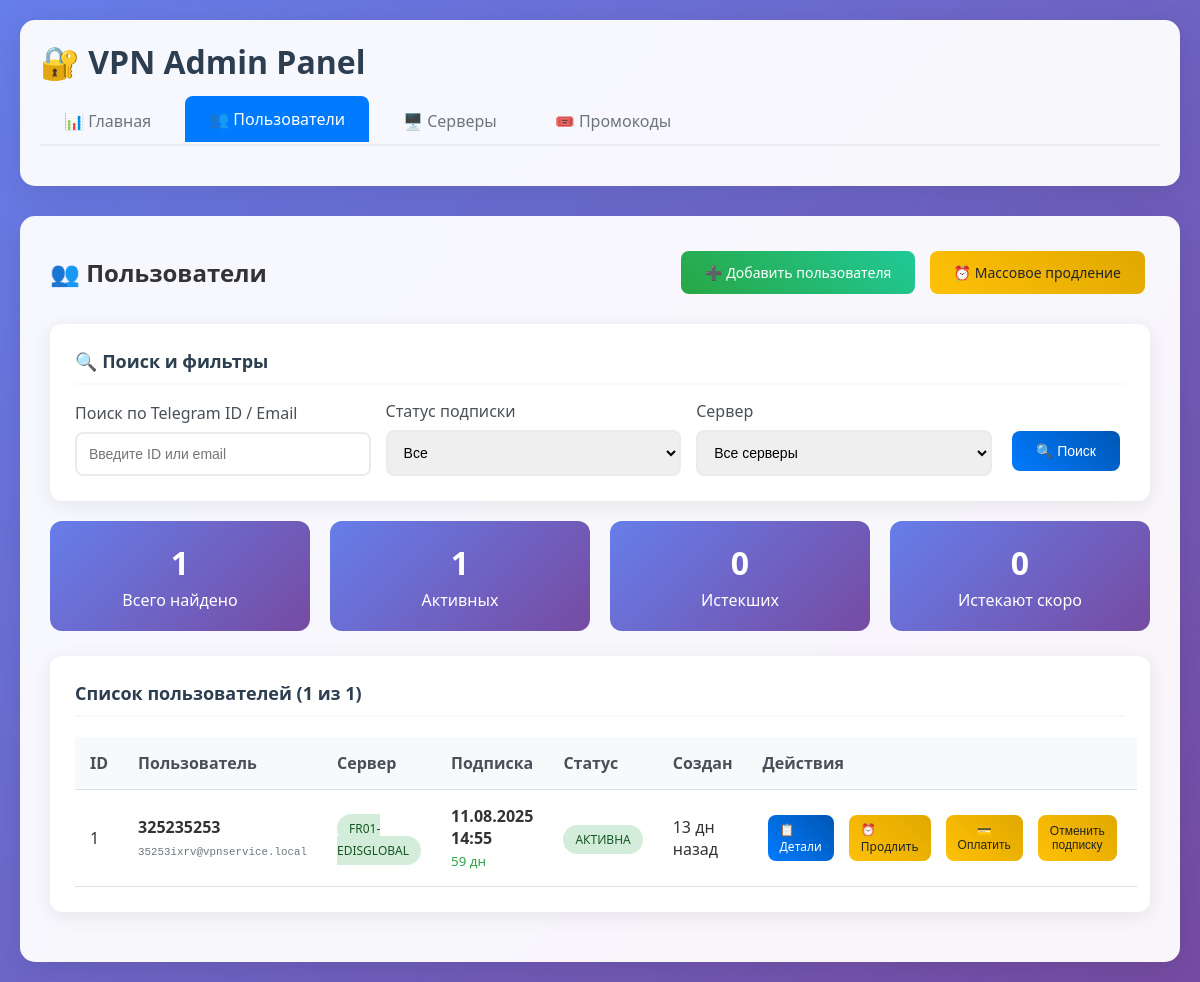
Before: /admin/users with the older database file.
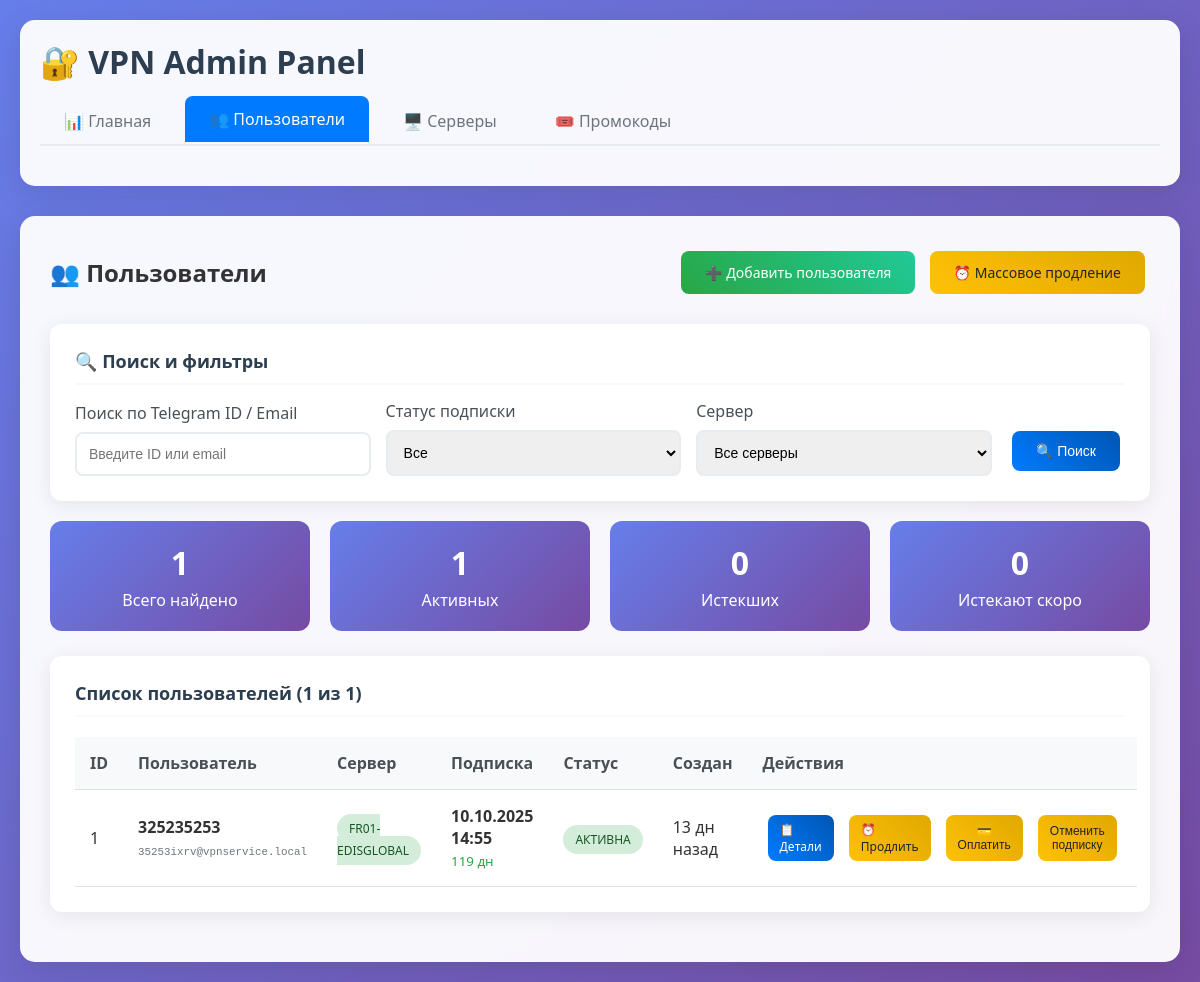
After: the same page with the newer database file.
### tables this page shows
CREATE TABLE users (id INTEGER PRIMARY KEY AUTOINCREMENT, telegram_id TEXT NOT NULL UNIQUE, email TEXT NOT NULL UNIQUE, uuid TEXT NOT NULL UNIQUE, server_id INTEGER, subscription_end TIMESTAMP NOT NULL, is_active BOOLEAN DEFAULT "TRUE", created_at TIMESTAMP DEFAULT CURRENT_TIMESTAMP, updated_at TIMESTAMP DEFAULT CURRENT_TIMESTAMP, is_refuse_payment BOOLEAN DEFAULT "FALSE", FOREIGN KEY (server_id) REFERENCES servers (id));

CREATE TABLE servers (
                    id INTEGER PRIMARY KEY AUTOINCREMENT,
                    name TEXT NOT NULL UNIQUE,
                    domain TEXT NOT NULL,
                    api_url TEXT NOT NULL,
                    api_token TEXT NOT NULL,
                    is_active BOOLEAN DEFAULT TRUE,
                    created_at TIMESTAMP DEFAULT CURRENT_TIMESTAMP
                );

### admin_routes.py (the view)
@admin_bp.route('/users')
def users_list():
    page = request.args.get('page', 1, type=int)
    per_page = 20
    search = request.args.get('search', '')
    status_filter = request.args.get('status', '')
    server_filter = request.args.get('server', '')
    try:
        with db_manager.get_connection() as conn:
            cursor = conn.cursor()
            where_conditions = []
            params = []
            if search:
                where_conditions.append("(u.telegram_id LIKE ? OR u.email LIKE ?)")
                params.extend([f'%{search}%', f'%{search}%'])
            if status_filter == 'active':
                where_conditions.append("u.subscription_end > ?")
                params.append(datetime.now())
            elif status_filter == 'expired':
                where_conditions.append("u.subscription_end <= ?")
                params.append(datetime.now())
            if server_filter:
                where_conditions.append("u.server_id = ?")
                params.append(server_filter)
            where_clause = " AND ".join(where_conditions)
            if where_clause:
                where_clause = "WHERE " + where_clause
            count_query = f"""
                SELECT COUNT(*) FROM users u
                LEFT JOIN servers s ON u.server_id = s.id
                {where_clause}
            """
            cursor.execute(count_query, params)
            total = cursor.fetchone()[0]
            offset = (page - 1) * per_page
            users_query = f"""
                SELECT u.*, s.name as server_name, s.domain as server_domain
                FROM users u
                LEFT JOIN servers s ON u.server_id = s.id
                {where_clause}
                ORDER BY u.created_at DESC
                LIMIT ? OFFSET ?
            """
            cursor.execute(users_query, params + [per_page, offset])
            users = cursor.fetchall()
            now = datetime.now()
            users_with_time = []
            for user in users:
                user_dict = dict(user)
                user_dict['is_subscription_active'] = user_dict['subscription_end'] > now
                user_dict['time_left_seconds'] = max(0, int((user_dict['subscription_end'] - now).total_seconds()))
                users_with_time.append(user_dict)
            cursor.execute("SELECT COUNT(*) FROM users WHERE subscription_end > ?", (now,))
            active_count = cursor.fetchone()[0]
            cursor.execute("SELECT COUNT(*) FROM users WHERE subscription_end <= ?", (now,))
            expired_count = cursor.fetchone()[0]
            tomorrow = now + timedelta(hours=24)
            cursor.execute("SELECT COUNT(*) FROM users WHERE subscription_end BETWEEN ? AND ?", (now, tomorrow))
            expiring_soon = cursor.fetchone()[0]
            cursor.execute("SELECT id, name FROM servers WHERE is_active = TRUE ORDER BY name")
            servers = cursor.fetchall()
        pages = math.ceil(total / per_page)
        pagination = {
            'page': page,
            'pages': pages,
            'per_page': per_page,
            'total': total,
            'has_prev': page > 1,
            'has_next': page < pages,
            'prev_num': page - 1 if page > 1 else None,
            'next_num': page + 1 if page < pages else None,
            'iter_pages': lambda: range(max(1, page - 2), min(pages + 1, page + 3))
        }
        users_stats = {
            'active_count': active_count,
            'expired_count': expired_count,
            'expiring_soon': expiring_soon
        }
        return render_template('users/list.html',
                               users=users_with_time,
                               pagination=pagination,
                               users_stats=users_stats,
                               servers=servers)
    except Exception as e:
        logger.error(f"Ошибка загрузки пользователей: {e}")
        flash(f'Ошибка загрузки пользователей: {str(e)}', 'error')
        return render_template('users/list.html', users=[], pagination={}, users_stats={}, servers=[])

### admin_routes.py (called while the page is built)
@admin_bp.context_processor
def utility_processor():
    return {
        'datetime': datetime,
        'timedelta': timedelta,
        'seconds_to_human_readable': seconds_to_human_readable,
        'current_time': datetime.now()
    }

### database/connection.py (called while the page is built, shortened)
    def _setup_adapters(self):
        def adapt_datetime(dt):
            return dt.strftime('%Y-%m-%d %H:%M:%S.%f')
        def convert_datetime(s):
            try:
                return datetime.strptime(s.decode('utf-8'), '%Y-%m-%d %H:%M:%S.%f')
            except ValueError:
                try:
                    return datetime.strptime(s.decode('utf-8'), '%Y-%m-%d %H:%M:%S')
                except:
                    return datetime.now()
        sqlite3.register_adapter(datetime, adapt_datetime)
        sqlite3.register_converter("timestamp", convert_datetime)

    @contextmanager
    def get_connection(self):
        try:
            yield self._local.connection
        except Exception as e:
            self._local.connection.rollback()
            logger.error(f"Database error: {e}")
            raise
        finally:
            pass  # Соединение остается открытым для повторного использования

### templates/users/list.html (shortened to what this page needs)
{% extends "base.html" %}
{% block content %}
<div style="display: flex; justify-content: space-between; align-items: center; margin-bottom: 25px;">
    <h2>👥 Пользователи</h2>
    <div>
        <a href="/admin/users/add" class="btn btn-success">➕ Добавить пользователя</a>
        <a href="/admin/users/bulk-extend" class="btn btn-warning">⏰ Массовое продление</a>
    </div>
</div>
<div class="card" style="margin-bottom: 20px;">
    <div class="card-header">🔍 Поиск и фильтры</div>
    <form method="GET" style="display: grid; grid-template-columns: 1fr 1fr 1fr auto; gap: 15px; align-items: end;">
        <div class="form-group" style="margin-bottom: 0;">
            <label>Поиск по Telegram ID / Email</label>
            <input type="text" name="search" class="form-control" value="{{ request.args.get('search', '') }}" placeholder="Введите ID или email">
        </div>
        <div class="form-group" style="margin-bottom: 0;">
            <label>Статус подписки</label>
            <select name="status" class="form-control">
                <option value="">Все</option>
            </select>
        </div>
        <div class="form-group" style="margin-bottom: 0;">
            <label>Сервер</label>
            <select name="server" class="form-control">
                <option value="">Все серверы</option>
            </select>
        </div>
        <button type="submit" class="btn">🔍 Поиск</button>
    </form>
</div>
<div class="stats-grid" style="grid-template-columns: repeat(4, 1fr); margin-bottom: 25px;">
    <div class="stat-card">
        <div class="stat-value">{{ pagination.total }}</div>
        <div>Всего найдено</div>
    </div>
    <div class="stat-card">
        <div class="stat-value">{{ users_stats.active_count }}</div>
        <div>Активных</div>
    </div>
    <div class="stat-card">
        <div class="stat-value">{{ users_stats.expired_count }}</div>
        <div>Истекших</div>
    </div>
    <div class="stat-card">
        <div class="stat-value">{{ users_stats.expiring_soon }}</div>
        <div>Истекают скоро</div>
    </div>
</div>
<div class="card">
    <div class="card-header">Список пользователей ({{ pagination.page }} из {{ pagination.pages }})</div>
    {% if users %}
    <div class="table-responsive">
        <table class="table">
            <thead>
                <tr>
                    <th>ID</th>
                    <th>Пользователь</th>
                    <th>Сервер</th>
                    <th>Подписка</th>
                    <th>Статус</th>
                    <th>Создан</th>
                    <th>Действия</th>
                </tr>
            </thead>
            <tbody>
                {% for user in users %}
                <tr>
                    <td>{{ user.id }}</td>
                    <td>
                        <strong>{{ user.telegram_id }}</strong><br>
                        <small style="color: #6c757d; font-family: monospace;">{{ user.email }}</small>
                    </td>
                    <td>
                        {% if user.server_name %}
                            <span class="status status-active">{{ user.server_name }}</span>
                        {% else %}
                            <span class="status status-warning">Не назначен</span>
                        {% endif %}
                    </td>
                    <td>
                        <strong>{{ user.subscription_end.strftime('%d.%m.%Y %H:%M') }}</strong><br>
                        {% set time_left = user.time_left_seconds %}
                        {% if time_left > 0 %}
                            <small style="color: #28a745;">
                                {% if time_left > 86400 %}
                                    {{ (time_left // 86400)|int }} дн
                                {% elif time_left > 3600 %}
                                    {{ (time_left // 3600)|int }} ч
                                {% else %}
                                    {{ (time_left // 60)|int }} мин
                                {% endif %}
                            </small>
                        {% else %}
                            <small style="color: #dc3545;">Истекла</small>
                        {% endif %}
                    </td>
                    <td>
                        {% if user.is_subscription_active %}
                            <span class="status status-active">Активна</span>
                        {% else %}
                            <span class="status status-expired">Истекла</span>
                        {% endif %}
                    </td>
                    <td>
                        <span data-timestamp="{{ user.created_at.isoformat() }}">
                        </span>
                    </td>
                    <td>
                        <div style="display: flex; gap: 5px;">
                            <a href="/admin/users/{{ user.id }}" class="btn" style="padding: 6px 12px; font-size: 12px;">
                                📋 Детали
                            </a>
                            <a href="/admin/users/{{ user.id }}/extend" class="btn btn-warning" style="padding: 6px 12px; font-size: 12px;">
                                ⏰ Продлить
                            </a>
                            <button type="button" id="pay-btn" data-user-id="{{ user.id }}"  class="btn btn-warning" style="padding: 6px 12px; font-size: 12px;">💳 Оплатить</button>
                            <button type="button" id="resufe-btn" data-user-id="{{ user.id }}"  class="btn btn-warning" style="padding: 6px 12px; font-size: 12px;">Отменить подписку</button>
                        </div>
                    </td>
                </tr>
                {% endfor %}
            </tbody>
        </table>
    </div>
    {% else %}
    <div style="text-align: center; padding: 40px; color: #6c757d;">
        <h3>🔍 Пользователи не найдены</h3>
        <p>Попробуйте изменить параметры поиска или <a href="/admin/users/add">добавить нового пользователя</a></p>
    </div>
    {% endif %}
</div>
{% endblock %}

### templates/base.html (shortened to what this page needs)
<!DOCTYPE html>
<html lang="ru">
<head>
</head>
<body>
    <div class="container">
        <div class="header">
            <h1>🔐 VPN Admin Panel</h1>
            <nav class="nav-tabs">
                <a href="/" class="nav-tab {% if request.endpoint == 'index' %}active{% endif %}">
                    📊 Главная
                </a>
                <a href="/admin/users" class="nav-tab {% if 'users' in request.endpoint %}active{% endif %}">
                    👥 Пользователи
                </a>
                <a href="/admin/servers" class="nav-tab {% if 'servers' in request.endpoint %}active{% endif %}">
                    🖥️ Серверы
                </a>
                <a href="/admin/promocodes" class="nav-tab {% if 'promocodes' in request.endpoint %}active{% endif %}">
                    🎟️ Промокоды
                </a>
            </nav>
        </div>
        <div class="content">
            {% block content %}{% endblock %}
        </div>
    </div>
</body>
</html>

### templates/base.html (style rules this page uses)
* { margin: 0; padding: 0; box-sizing: border-box; }
body { font-family: 'Segoe UI', Tahoma, Geneva, Verdana, sans-serif; background: linear-gradient(135deg, #667eea 0%, #764ba2 100%); min-height: 100vh; color: #333; }
.container { max-width: 1200px; margin: 0 auto; padding: 20px; }
.header { background: rgba(255, 255, 255, 0.95); backdrop-filter: blur(10px); border-radius: 15px; padding: 20px; margin-bottom: 30px; box-shadow: 0 8px 32px rgba(0, 0, 0, 0.1); }
.header h1 { color: #2c3e50; margin-bottom: 15px; }
.nav-tabs { display: flex; gap: 10px; border-bottom: 2px solid #e9ecef; margin-bottom: 20px; }
.nav-tab { padding: 12px 24px; background: none; border: none; cursor: pointer; text-decoration: none; color: #6c757d; border-radius: 8px 8px 0 0; transition: all 0.3s ease; font-size: 16px; font-weight: 500; }
.nav-tab.active { background: #007bff; color: white; transform: translateY(-2px); }
.content { background: rgba(255, 255, 255, 0.95); backdrop-filter: blur(10px); border-radius: 15px; padding: 30px; box-shadow: 0 8px 32px rgba(0, 0, 0, 0.1); min-height: 500px; }
.btn { display: inline-block; padding: 12px 24px; background: linear-gradient(45deg, #007bff, #0056b3); color: white; text-decoration: none; border-radius: 8px; border: none; cursor: pointer; font-size: 14px; font-weight: 500; transition: all 0.3s ease; margin: 5px; }
.btn-success { background: linear-gradient(45deg, #28a745, #20c997); }
.btn-warning { background: linear-gradient(45deg, #ffc107, #e0a800); color: #212529; }
.card { background: white; border-radius: 12px; padding: 25px; margin-bottom: 20px; box-shadow: 0 4px 20px rgba(0, 0, 0, 0.08); transition: all 0.3s ease; }
.card-header { font-size: 18px; font-weight: 600; color: #2c3e50; margin-bottom: 15px; padding-bottom: 10px; border-bottom: 2px solid #f8f9fa; }
.table { width: 100%; border-collapse: collapse; margin-top: 20px; }
.table th, .table td { padding: 15px; text-align: left; border-bottom: 1px solid #dee2e6; }
.table th { background: #f8f9fa; font-weight: 600; color: #495057; }
.form-group { margin-bottom: 20px; }
.form-group label { display: block; margin-bottom: 8px; font-weight: 500; color: #495057; }
.form-control { width: 100%; padding: 12px; border: 2px solid #e9ecef; border-radius: 8px; font-size: 14px; transition: all 0.3s ease; }
.status { padding: 6px 12px; border-radius: 20px; font-size: 12px; font-weight: 500; text-transform: uppercase; }
.status-active { background: #d4edda; color: #155724; }
.stats-grid { display: grid; grid-template-columns: repeat(auto-fit, minmax(200px, 1fr)); gap: 20px; margin-bottom: 30px; }
.stat-card { background: linear-gradient(135deg, #667eea 0%, #764ba2 100%); color: white; padding: 20px; border-radius: 12px; text-align: center; }
.stat-value { font-size: 2em; font-weight: bold; margin-bottom: 5px; }

Changed rows visible on the page:
changed users "35253ixrv@vpnservice.local": subscription_end "11.08.2025 14:55" → "10.10.2025 14:55"; value "59" → "119"
